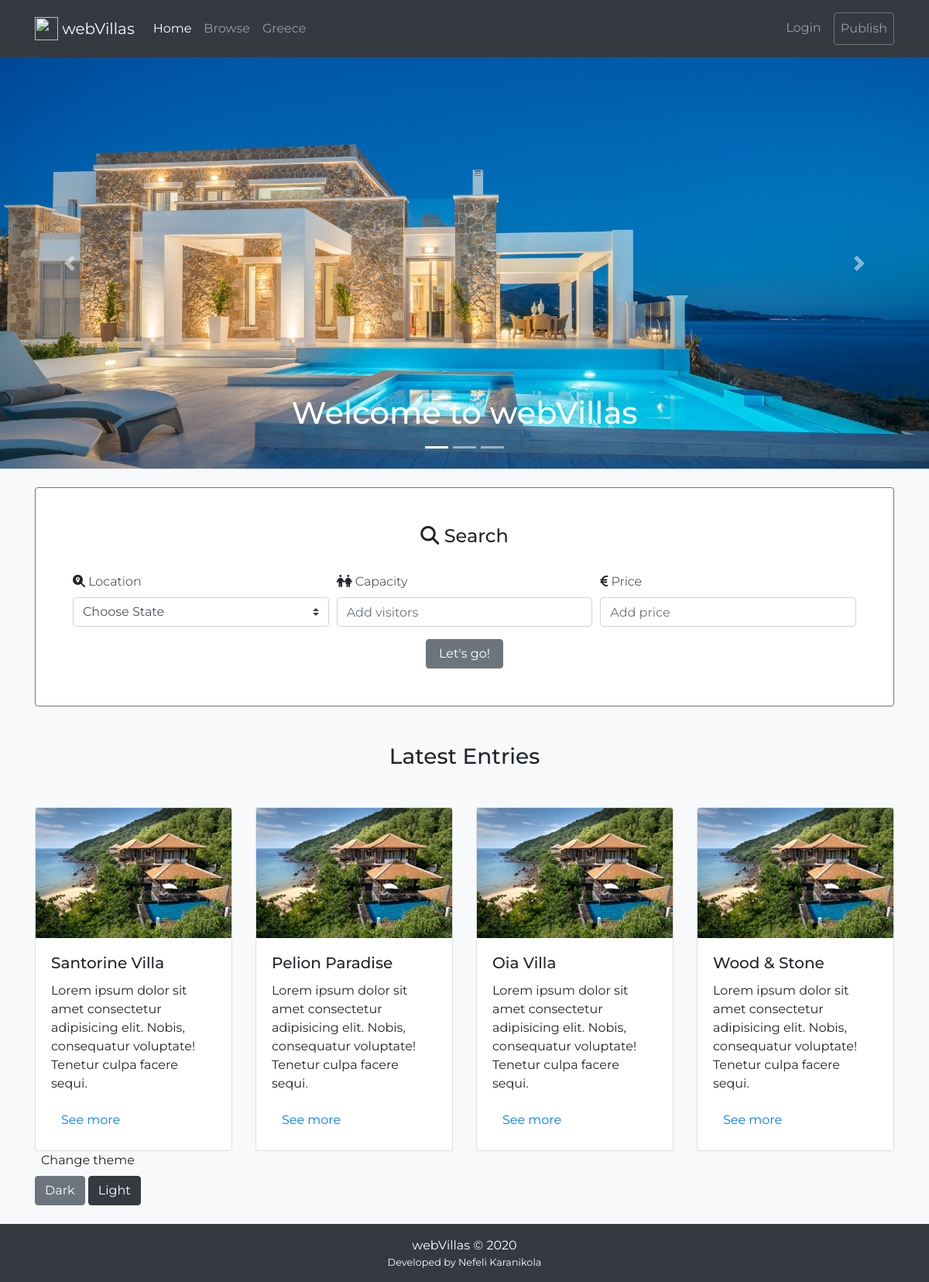
Before: / with the older database file.
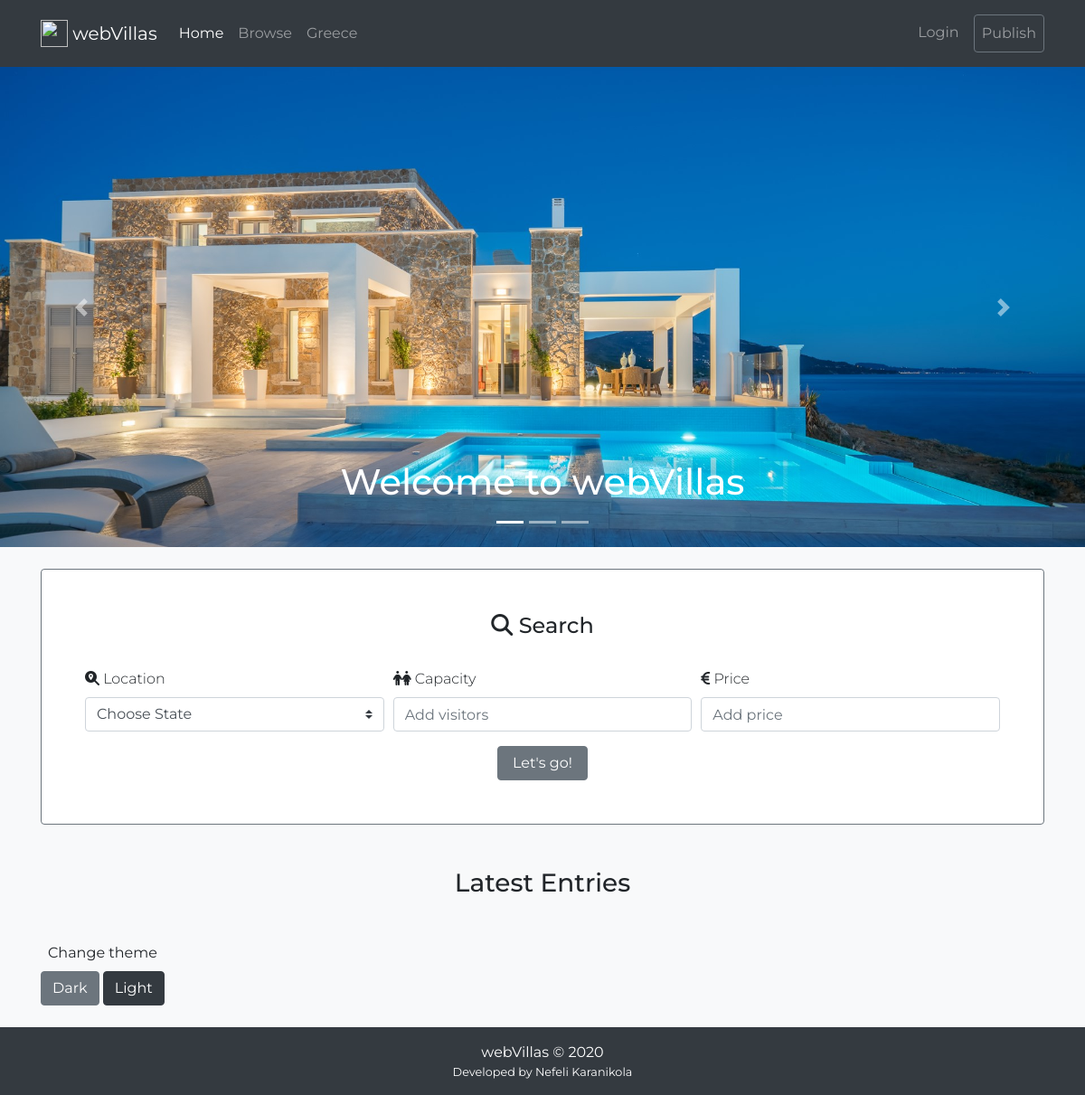
After: the same page with the newer database file.
### tables this page shows
CREATE TABLE villas (
		`id` INT UNSIGNED NOT NULL AUTO_INCREMENT,
        `user_id` INT UNSIGNED NOT NULL,
		`title` VARCHAR(255) NOT NULL,
        `excerpt` TEXT NOT NULL,
        `description` TEXT NOT NULL,
        `state` VARCHAR(50) NOT NULL,
        `city` VARCHAR(50) NOT NULL,
        `address` VARCHAR(50),
        `lat` VARCHAR(50) NOT NULL,
        `long` VARCHAR(50) NOT NULL,
        `capacity` TINYINT UNSIGNED NOT NULL,
        `building_area` MEDIUMINT UNSIGNED NOT NULL,
        `plot_area` MEDIUMINT UNSIGNED NOT NULL,
        `type` VARCHAR(50),
        `style` VARCHAR(50),
        `zone` VARCHAR(50),
        `construction` VARCHAR(50),
        `bedrooms` TINYINT UNSIGNED NOT NULL,
        `bathrooms` TINYINT UNSIGNED NOT NULL,
        `WC` TINYINT UNSIGNED,
        `kitchen` TINYINT UNSIGNED,
        `living_room` TINYINT UNSIGNED NOT NULL,
        `rating` ENUM('1','2','3') NOT NULL,
        `extras` VARCHAR(255),
        `price` MEDIUMINT UNSIGNED NOT NULL,
        `name` VARCHAR(25) NOT NULL,
        `surname` VARCHAR(25) NOT NULL,
        `phone` VARCHAR(10) NOT NULL,
        `email` VARCHAR(100) NOT NULL,
        PRIMARY KEY (id),
        FOREIGN KEY (user_id) REFERENCES users(id)
 );

### src/inc_index.php (called while the page is built)
<?php
$sql = 'SELECT id , title, excerpt FROM villas ORDER BY id DESC LIMIT 4';
$statement = $pdo->query($sql);
$records = $statement->fetchAll();

### index.php (the view, shortened to what this page needs)
<?php
require 'config.php';
include 'src/inc_index.php';
include 'layout/header.php';
?>
<div id="carouselExampleCaptions" class="carousel slide" data-ride="carousel">
  <ol class="carousel-indicators">
    <li data-target="#carouselExampleCaptions" data-slide-to="0" class="active"></li>
    <li data-target="#carouselExampleCaptions" data-slide-to="1"></li>
    <li data-target="#carouselExampleCaptions" data-slide-to="2"></li>
  </ol>
  <div class="carousel-inner">
    <div class="carousel-item active">
      <img src="img/main.jpg" class="d-block w-100" alt="Carousel image">
      <div class="carousel-caption d-none d-md-block">
        <h1>Welcome to webVillas</h1>
      </div>
    </div>
  </div>
  <a class="carousel-control-prev" href="#carouselExampleCaptions" role="button" data-slide="prev">
    <span class="carousel-control-prev-icon" aria-hidden="true"></span>
  </a>
  <a class="carousel-control-next" href="#carouselExampleCaptions" role="button" data-slide="next">
    <span class="carousel-control-next-icon" aria-hidden="true"></span>
  </a>
</div>
<main class="bg-light py-4">
  <div class="container">
      <form method="GET" action="browse.php" class="mb-4 p-5 bg-white text-center border border-secondary rounded">
          <div class="text-center pb-4">
              <h4><i class="fas fa-search"></i>  Search</h4>
          </div>
          <div class="form-row mb-3 text-left">
              <div class="col-md">
                  <label for="location" class="font-weight-light"><i class="fas fa-search-location"></i>  Location</label>
                  <select class="custom-select" id="location" name="state">
                      <option value="" selected>Choose State</option>
                  </select>
              </div>
              <div class="col-md">
                  <label for="capacity" class="font-weight-light"><i class="fas fa-male"></i><i class="fas fa-female"></i> Capacity</label>
                  <input id="capacity" type="number" name="max-capacity" class="form-control" placeholder="Add visitors">
              </div>
              <div class="col-md">
                  <label for="price" class="font-weight-light"><i class="fas fa-euro-sign"></i> Price</label>
                  <input id="price" type="number" name="max-price" class="form-control" placeholder="Add price">
              </div>
          </div>
          <button class="btn btn-secondary px-3" type="submit">Let's go!</button>
      </form>
      <h3 class="my-5 text-center">Latest Entries</h3>
      <div class="row">
          <?php foreach ($records as $record) : ?>
              <div class="col-md">
                  <div class="card w-100">
                      <img src="img/pelion.jpg" class="card-img-top" alt="exotic">
                      <div class="card-body">
                          <h5 class="card-title"><?= $record['title'] ?></h5>
                          <p class="card-text"><?= $record['excerpt'] ?></p>
                          <a href="villa.php?id=<?= $record['id'] ?>" class="btn btn-link">See more</a>
                      </div>
                  </div>
              </div>
          <?php endforeach; ?>
      </div>
      <div class="d-flex">
        <form method="POST" action="src/inc_css_cookie.php">
            <label class=" pl-2" for="">Change theme</label><br>
            <button type="submit"  name="css" value="dark" class="btn btn-secondary">Dark</button>
            <button type="submit" name="css" value="light" class="btn btn-dark">Light</button>
        </form>
      </div>
  </div>
</main>
<?php include 'layout/footer.php'; ?>
<?php include 'layout/scripts.php'; ?>

### layout/header.php (shortened to what this page needs)
<!DOCTYPE html>
<html lang="en">
<head>
    <link rel="stylesheet" href="https://stackpath.bootstrapcdn.com/bootstrap/4.4.1/css/bootstrap.min.css">
    <link rel="stylesheet" href="css/style_dark.css">
    <link href="css/lightbox.css" rel="stylesheet"/>
</head>
<body>
    <header>
        <nav class="navbar navbar-expand-lg <?= (isset($_COOKIE['css']) && $_COOKIE['css'] == 'light') ? 'navbar_light bg-light' : 'navbar-dark bg-dark' ?> py-3">
            <div class="container">
                <a class="navbar-brand" href="/">
                    <img src="https://artisweb.gr/wp-content/uploads/2020/04/ArtisWeb-logo.png" width="30" height="30" class="d-inline-block align-top" alt="">
                    webVillas
                </a>
                <div class="collapse navbar-collapse" id="mainNavbar">
                    <ul class="navbar-nav mr-auto">
                        <li class="nav-item active">
                            <a class="nav-link" href="/">Home</a>
                        </li>
                        <li class="nav-item">
                            <a class="nav-link" href="browse.php">Browse</a>
                        </li>
                        <li class="nav-item">
                            <a class="nav-link" href="greece.php" tabindex="-1" aria-disabled="true">Greece</a>
                        </li>
                    </ul>
                    <ul class="navbar-nav ml-auto">
                        <li class="nav-item">
                            <?php if(empty($_SESSION['user_id'])) : ?>
                                <a class="nav-link" href="login.php">Login</a>
                            <?php else : ?>
                                <a class="nav-link" href="logout.php">Logout</a>
                            <?php endif; ?>
                        </li>
                        <li class="nav-item ml-0 ml-md-2">
                            <a class="nav-link btn btn-outline-secondary" href="publish.php">Publish</a>
                        </li>
                    </ul>
                </div>
            </div>
        </nav>
    </header>

### layout/footer.php
<footer class="text-center bg-secondary text-white <?= (isset($_COOKIE['css']) && $_COOKIE['css'] == 'light') ? 'footer_light bg-light text-dark' : 'footer-dark bg-dark' ?> py-3">
    <div class="container">
        <p class="mb-0">webVillas &copy; <?= date('Y') ?></p>
        <p class="small mb-0">Developed by Nefeli Karanikola</p>
    </div>
</footer>

### layout/scripts.php (shortened to what this page needs)
</body>
</html>

### css/style_dark.css (style rules this page uses)
body { font-family: 'Montserrat', sans-serif!important; }

Changed rows visible on the page:
removed villas: title "Santorine Villa", excerpt "Lorem ipsum dolor sit amet consectetur adipisicing elit. Nobis, consequatur voluptate! Tenetur culpa facere sequi."
removed villas: title "Pelion Paradise", excerpt "Lorem ipsum dolor sit amet consectetur adipisicing elit. Nobis, consequatur voluptate! Tenetur culpa facere sequi."
removed villas: title "Oia Villa", excerpt "Lorem ipsum dolor sit amet consectetur adipisicing elit. Nobis, consequatur voluptate! Tenetur culpa facere sequi."
removed villas: title "Wood & Stone", excerpt "Lorem ipsum dolor sit amet consectetur adipisicing elit. Nobis, consequatur voluptate! Tenetur culpa facere sequi."
